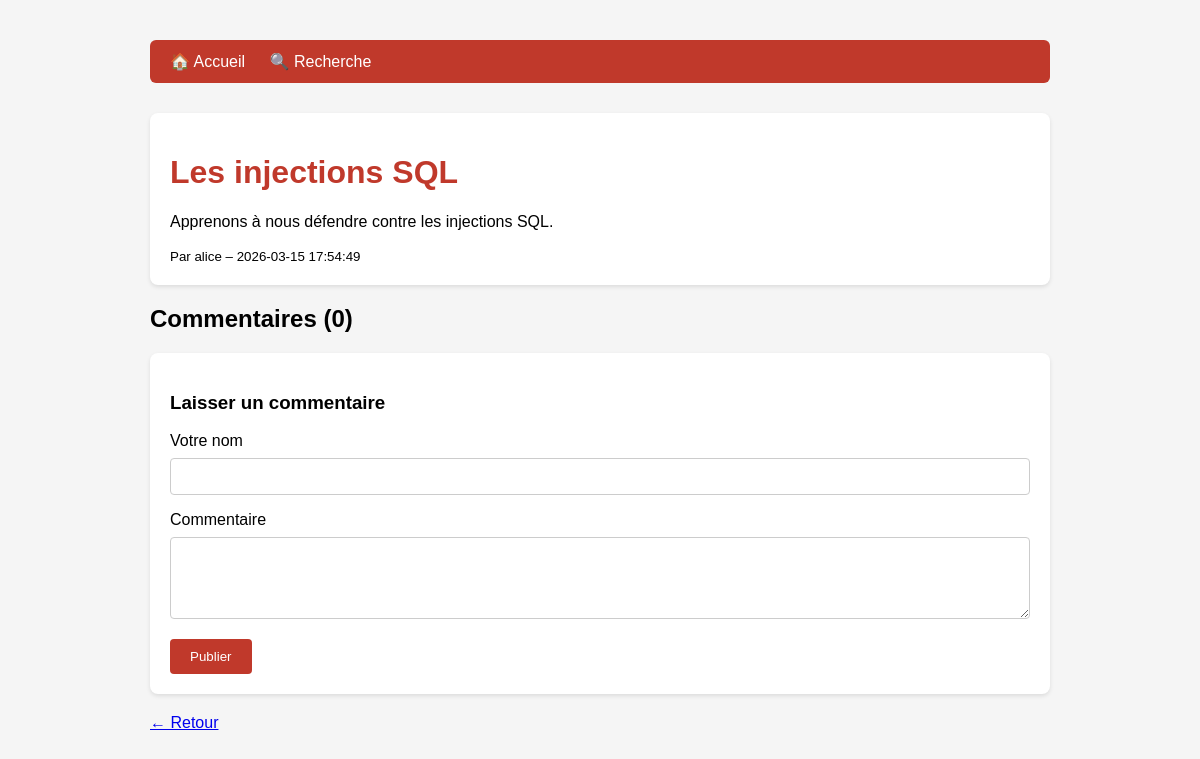
Page /article.php?id=3 on the committed database.
### tables this page shows
CREATE TABLE articles (
    id INT AUTO_INCREMENT PRIMARY KEY,
    title VARCHAR(200) NOT NULL,
    content TEXT NOT NULL,
    author_id INT,
    created_at TIMESTAMP DEFAULT CURRENT_TIMESTAMP
);

CREATE TABLE users (
    id INT AUTO_INCREMENT PRIMARY KEY,
    username VARCHAR(50) NOT NULL,
    password VARCHAR(255) NOT NULL,   
    email VARCHAR(100) NOT NULL,
    role VARCHAR(20) DEFAULT 'user',
    created_at TIMESTAMP DEFAULT CURRENT_TIMESTAMP
);

### public/article.php (the view, shortened to what this page needs)
<?php
$pdo = getDB();
$id = $_GET['id'];
$query = "SELECT a.*, u.username FROM articles a LEFT JOIN users u ON a.author_id = u.id WHERE a.id = $id";
$article = $pdo->query($query)->fetch(PDO::FETCH_ASSOC);
$comments = $pdo->query("SELECT * FROM comments WHERE article_id = $id ORDER BY created_at ASC")->fetchAll(PDO::FETCH_ASSOC);
?>
<!DOCTYPE html>
<html lang="fr">
<head>
</head>
<body>
<nav>
    <a href="index.php">🏠 Accueil</a>
    <a href="search.php">🔍 Recherche</a>
</nav>
<div class="card">
    <h1><?= $article['title'] ?></h1>
    <p><?= $article['content'] ?></p>
    <small>Par <?= $article['username'] ?> – <?= $article['created_at'] ?></small>
</div>
<h2>Commentaires (<?= count($comments) ?>)</h2>
<div class="card">
    <h3>Laisser un commentaire</h3>
    <form method="POST">
        <label>Votre nom</label>
        <input type="text" name="author" required>
        <label>Commentaire</label>
        <textarea name="content" rows="4" required></textarea>
        <button type="submit">Publier</button>
    </form>
</div>
<p><a href="index.php">← Retour</a></p>
</body>
</html>

### public/article.php (style rules this page uses)
body { font-family: Arial, sans-serif; max-width: 900px; margin: 40px auto; padding: 0 20px; background: #f5f5f5; }
nav { background: #c0392b; padding: 12px 20px; border-radius: 6px; margin-bottom: 30px; }
nav a { color: white; text-decoration: none; margin-right: 20px; }
.card { background: white; border-radius: 8px; padding: 20px; margin-bottom: 20px; box-shadow: 0 2px 4px rgba(0,0,0,.1); }
input, textarea { width: 100%; padding: 10px; margin: 8px 0 16px; border: 1px solid #ccc; border-radius: 4px; box-sizing: border-box; }
button { background: #c0392b; color: white; border: none; padding: 10px 20px; border-radius: 4px; cursor: pointer; }
h1 { color: #c0392b; }

### rows in the picture
articles: title "Les injections SQL", content "Apprenons à nous défendre contre les injections SQL.", author.username "alice", created_at "2026-03-15 17:54:49"

### other values in the picture
count($comments) "0"
